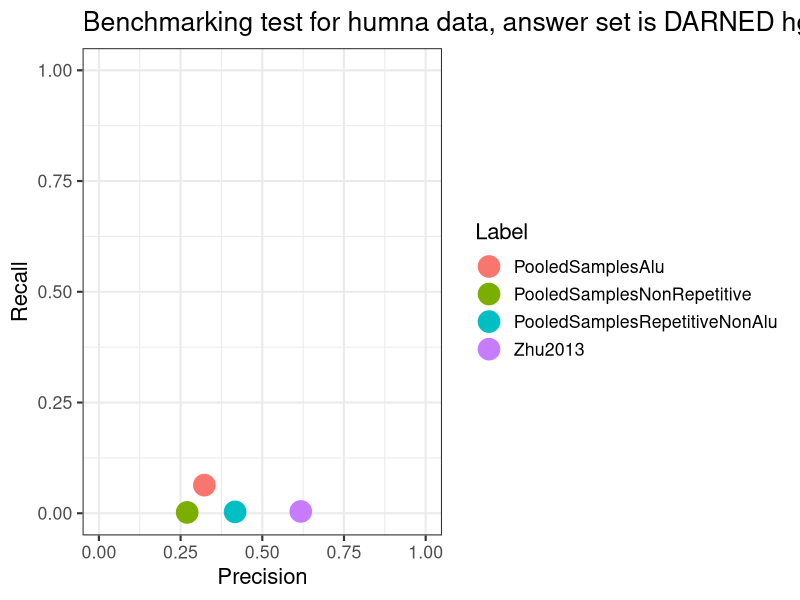

R code for this plot:
library('ggplot2')

# Add data as data.frame
Zhu2013 <- data.frame(precision=0.6178, recall=0.0042, Label="Zhu2013")
PooledSamplesAlu <- data.frame(precision=0.3227, recall=0.0635, Label="PooledSamplesAlu")
PooledSamplesRepetitiveNonAlu <- data.frame(precision=0.4168, recall=0.0032 , Label="PooledSamplesRepetitiveNonAlu")
PooledSamplesNonRepetitive <- data.frame(precision=0.2701, recall=0.0020, Label="PooledSamplesNonRepetitive")
data <- rbind(Zhu2013, PooledSamplesAlu,PooledSamplesRepetitiveNonAlu,PooledSamplesNonRepetitive)

g <- ggplot(
  data,
  aes(x = precision, y = recall) ) +
  geom_point(aes(colour = Label), shape = 19, size = 7) +
  ylim(0,1) +
  xlim(0,1) +
  labs(title = "Benchmarking test for humna data, answer set is DARNED hg19",
       x = "Precision",
       y = "Recall"
       ) +
  theme_bw(base_size=16, base_family="Helvetica")

plot(g)
